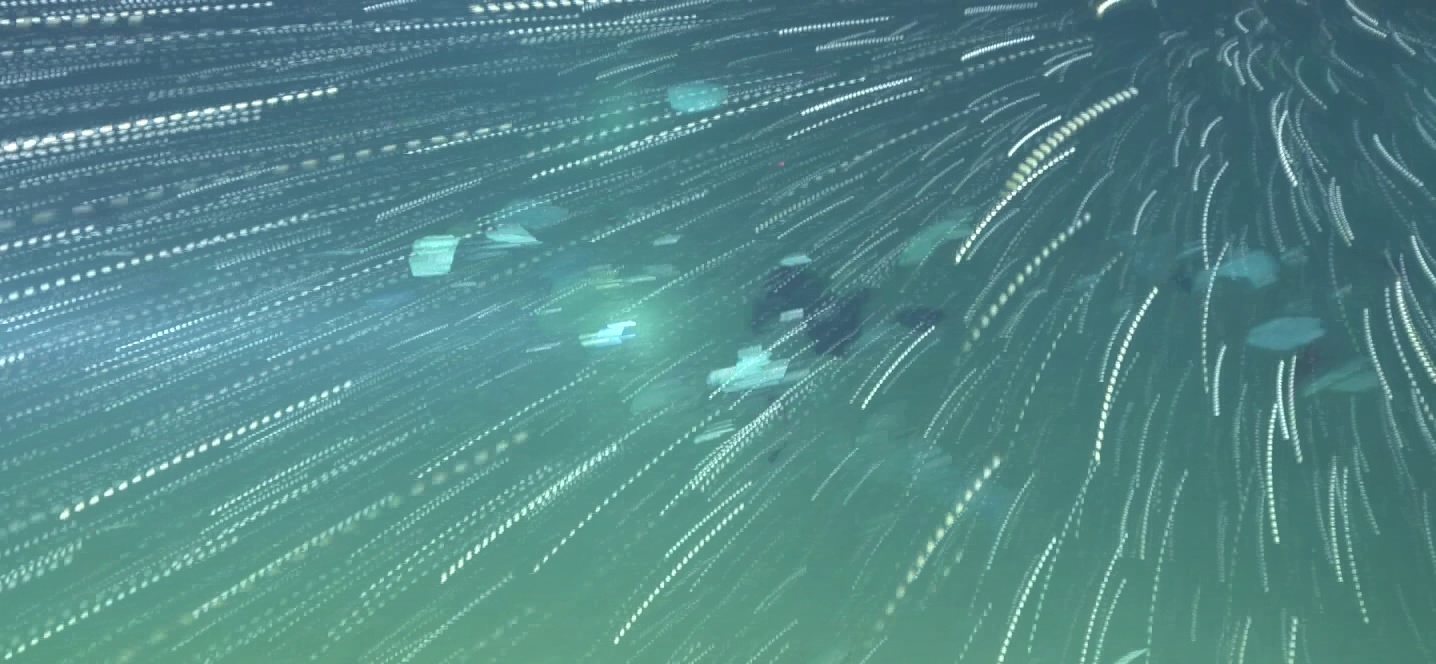
#> input picture test.jpg, 1436 x 664 px
$ python -i optic_v4.3.py   (imports and definitions only)   (older library calls are emulated)
#> lines starting #> are read from the running program, lines starting #| are printed output that depends on the picture
#> further down, picture is the input picture: shape (664, 1436, 3); mean B, G, R 135.5, 135, 83.6

# %%
import cv2
from time import time, sleep
import numpy as np
import matplotlib.pyplot as plt
from multiprocessing import Process, Queue, Manager

'''
=====================光流法v4.3========================
optic v4.3

相较optic v4.2更新：
1. 可以任意更改进程数量，但多进程后效果不理想

====================================================
'''

# %%
# [133 lines left out: function findVertex, not called in this run]

#%%
def orbFeature(img):

    gray = cv2.cvtColor(img, cv2.COLOR_BGR2GRAY)
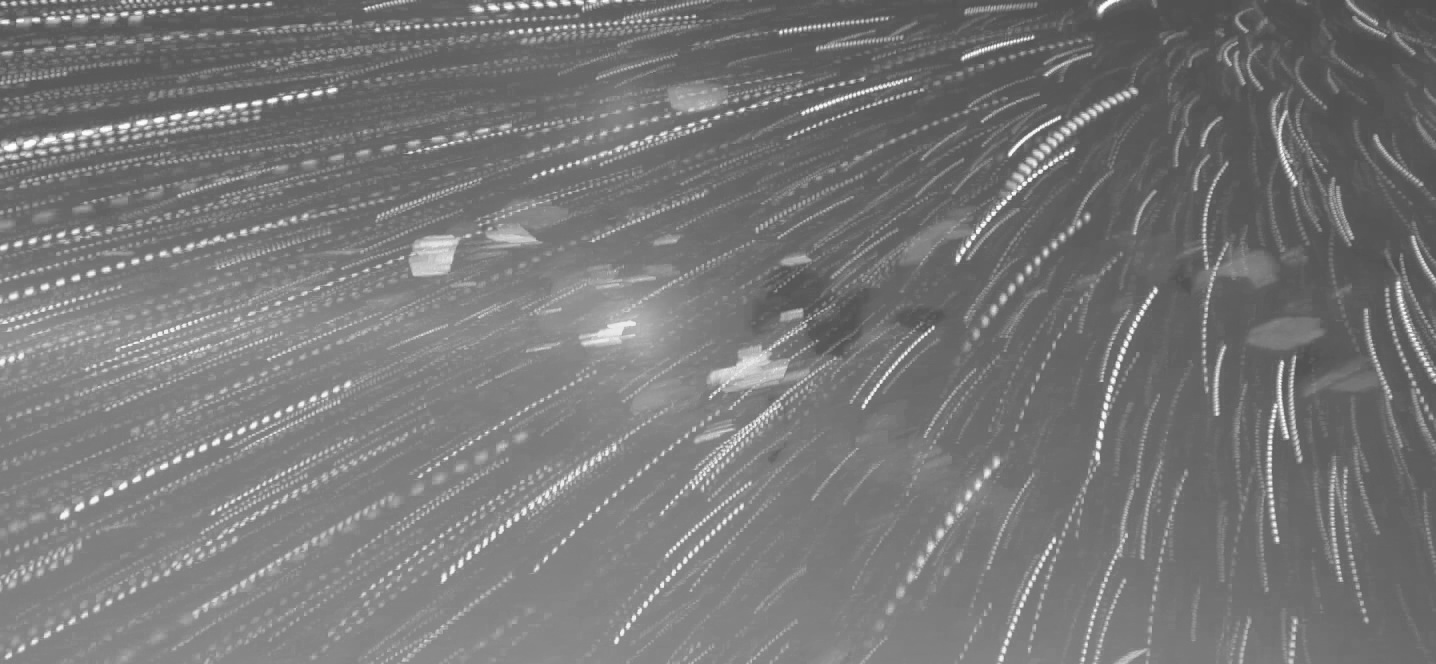
#> gray: shape (664, 1436); min 74, max 254, mean 119.7

    # 0.03s
    gray = cv2.medianBlur(gray, 21)
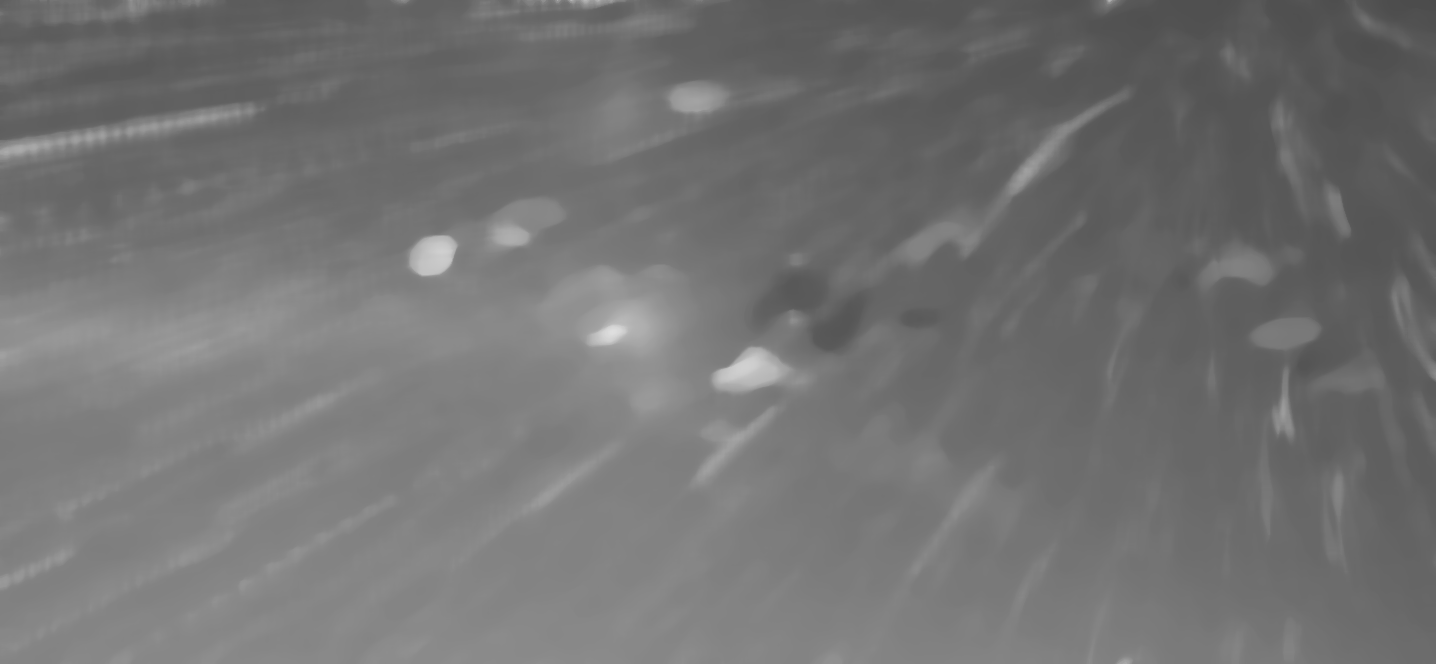
#> gray: shape (664, 1436); min 75, max 223, mean 114.7
    gray = cv2.equalizeHist(gray)
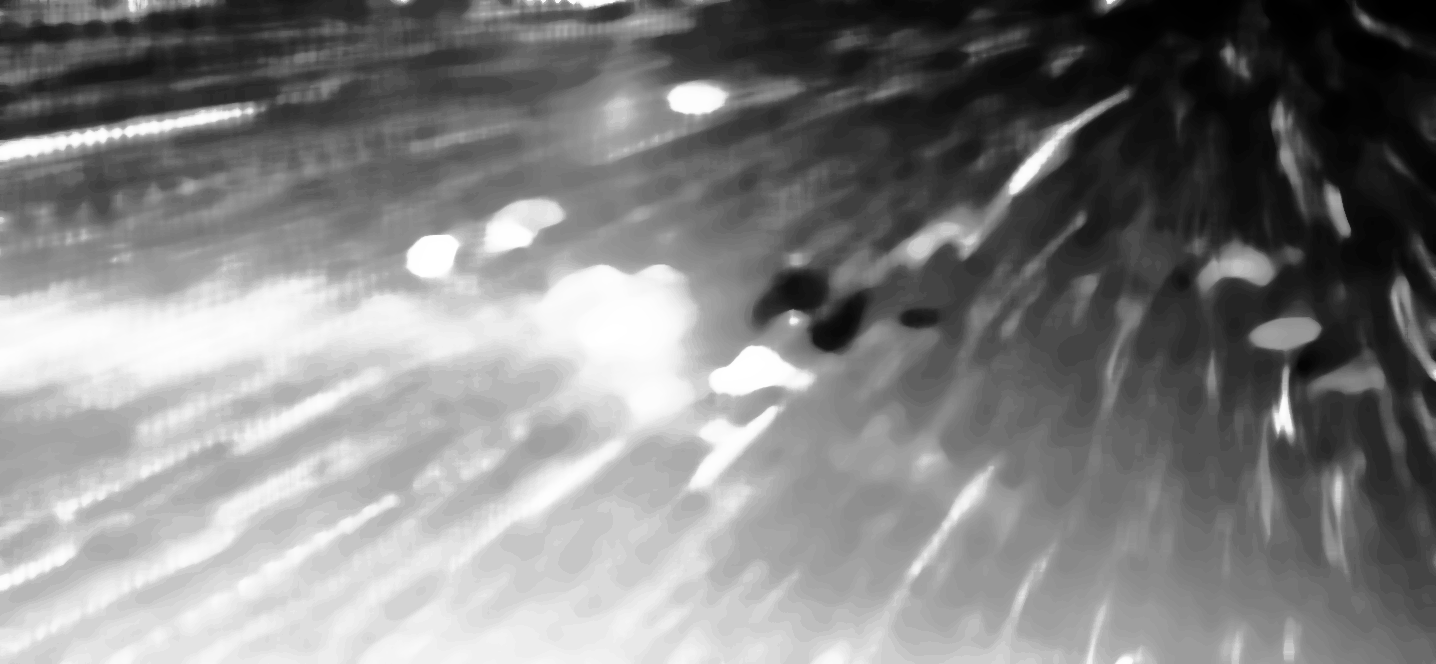
#> gray: shape (664, 1436); min 0, max 255, mean 129.7

    # 0.015s
    orb = cv2.ORB_create(nfeatures = 100, scaleFactor = 2, firstLevel = 0)
    keypoints, _ = orb.detectAndCompute(gray, None)
#> keypoints = 94 keypoints; strongest (x, y, size): (1288, 428, 124), (792, 320, 248), (816, 336, 248), (1276, 428, 124)

    p = np.array([keypoint.pt for keypoint in keypoints]).reshape(-1, 1, 2)
#> p = 94 rows, first 8: [795, 320], [123, 134], [791, 319], [797, 320], [792, 317], [790, 310], [88, 130], [790, 322]

    return p.astype('float32')


# [188 lines left out: functions appendVertex, sharpen, alignImg, makeVideo, makeMask, not called in this run]

def makeMasks(all_masks, frames, vertex, first_frame, last_frame, strides, proc_num, proc_id, do_plot = 1):
    for i in np.arange(first_frame + proc_id, last_frame - max(strides) + 1, proc_num):
        makeMask(all_masks, frames, vertex, i, strides, do_plot)
# %%
# [153 lines left out: functions paint, paints, not called in this run]

#%%
class videoReader():
    def __init__(self, src):
        self.cap = cv2.VideoCapture(src)

    def release(self):
        self.cap.release()

    # [10 lines left out: function readFrames, not called in this run]

# %%
# [51 lines not run here, left out]

# %%

>>> import cv2
>>> picture = cv2.imread('test.jpg')
>>> result = orbFeature(picture)
#> result has the same summary as p in orbFeature
